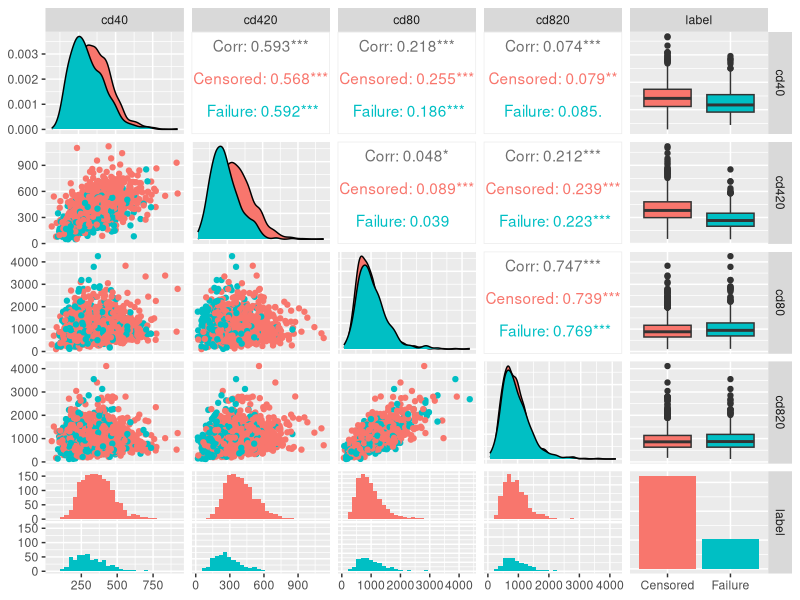
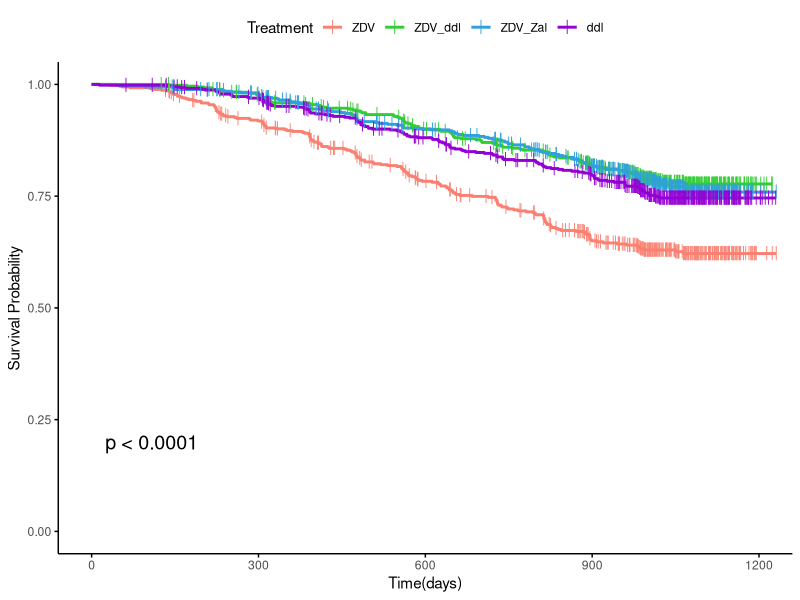
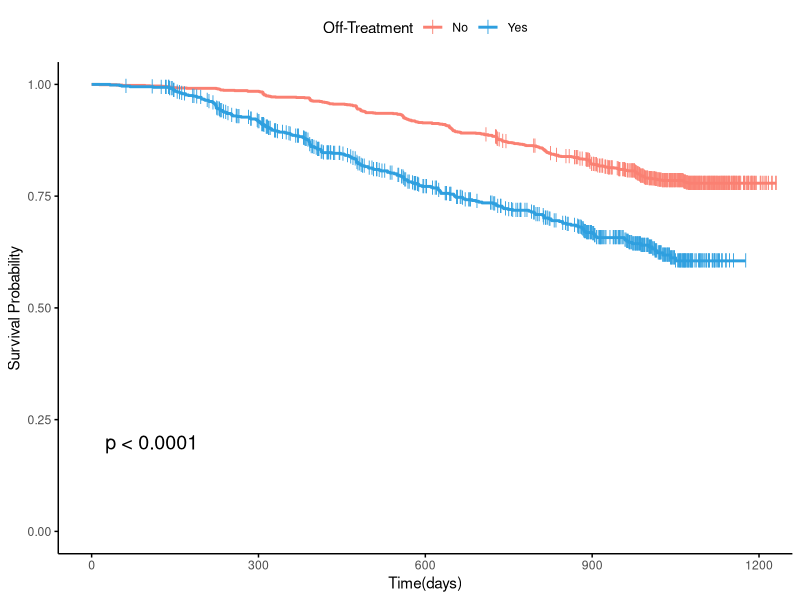
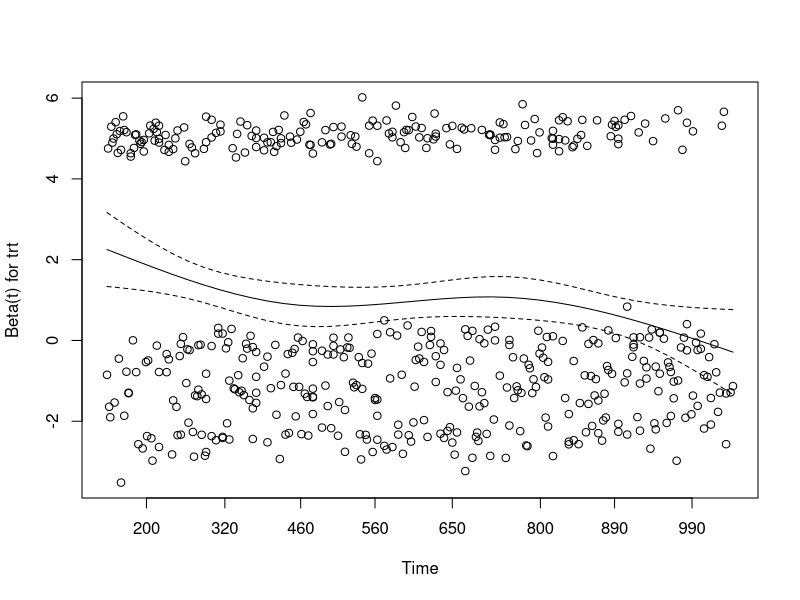
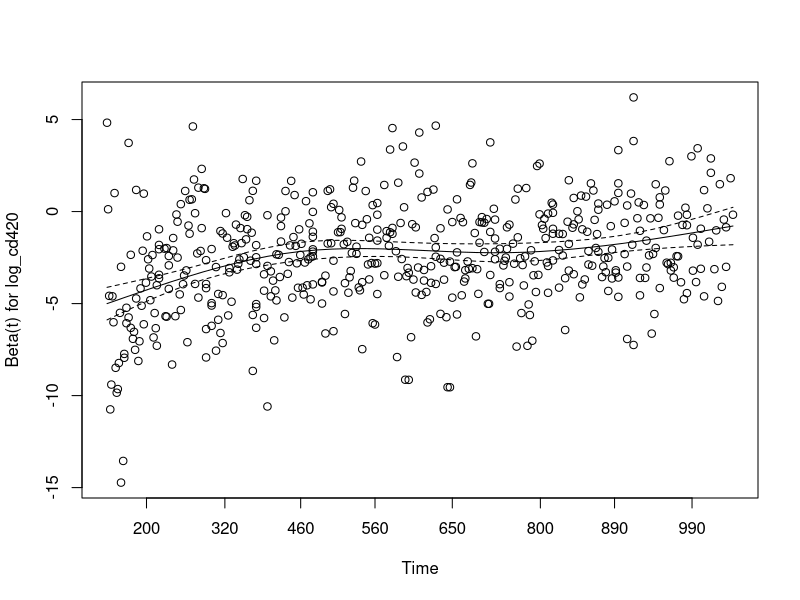

Here is the R script that generated these plots, in order:
###########################################################################
## Project: ACTG 175 Survival Analysis
## Script purpose: R code for project
## Date: 23/11/24
## Author: Rory O'Sullivan 
###########################################################################

setwd("C:/Users/Dell/OneDrive/Desktop/LK296/LK296 SEM1/MS6071 R for Data Science/Project")
library(tidyverse)
library(survival)
library(survminer)
library(car) # vif
library(GGally)

df <- read_csv('AIDS_ClinicalTrial_GroupStudy175.csv')
df.full <- df
###########################################################################
#
# Factoring and Labelling data
#
# Note: more is done after eda so that part of eda will work, it is noted below
###########################################################################

# trt treatment indicator (0 = ZDV only;
# 1 = ZDV + ddI, 2 = ZDV + Zal, 3 = ddI only)
# table(trt)
df$trt <- factor(df$trt, levels = c("0", "1", "2", "3"), 
                 labels = c(".ZDV", ".ZDV_ddI", ".ZDV_Zal", ".ddI"))
df$trt <- relevel(df$trt, ref = ".ZDV")

# karnof: Karnofsky score (on a scale of 0-100)
df$karnof <- factor(df$karnof, levels = c("70", "80", "90", "100"), 
                    labels = c(".70", ".80", ".90", ".100"))
df$karnof <- relevel(df$karnof, ref = ".100")

#  strat:  antiretroviral history stratification 
# 1 = 'Antiretroviral Naive',
# 2 = '> 1 but <= 52 weeks of prior antiretroviral therapy',
# 3 = '> 52 weeks'
df$strat <- factor(df$strat, levels = c("1", "2", "3"),
                   labels = c("Naive", "Under_year", "Year_plus"))
df$strat <- relevel(df$strat, ref = "Naive")


# label: censoring indicator (1 = failure, 0 = censoring)

################################ Removing outliers #############################
indices_zero <- which(df$cd40 == 0)
# Patients 217, 218 and 724 have CD40 of 0, these will be removed
df <- df[-c(217, 218,724), ]
attach(df)

# Very large outlier
#max(cd820)
cd820_index <- which.max(cd820)
#cd820_index
df <- df[-(cd820_index), ]

# Very large outlier again
attach(df)
#max(cd40)
cd40_index <- which.max(cd40)
#cd40_index
df <- df[-(cd40_index), ]

# remove one outlier from cd80
attach(df)
lowest_values <- sort(cd80, na.last = TRUE)[1:5]
index_of_min <- which.min(df$cd80)
#index_of_min
df <- df[-index_of_min, ]

# view final df
#dim(df)
#str(df)
attach(df)

###########################################################################
#
# Exploratory Data Analysis
#
###########################################################################

# gets mean and sd of all numeric variables
numeric_cols <- c("time", "age", "wtkg", "preanti", "cd40", "cd420",
                  "cd80", "cd820")
mean_sd <- sapply(numeric_cols, function(col) {
  mean <- mean(df[[col]], na.rm = TRUE)    
  sd <- sd(df[[col]], na.rm = TRUE)     
  sprintf("%.2f (%.2f)", mean, sd) 
})
print(mean_sd)

# prints count of all levels in multilevel categorical vars
categorical_cols <- c("trt", "karnof", "strat")
counts <- sapply(categorical_cols, function(col) table(df[[col]]))
print(counts)

# prints count of positive class in var along with proportion of df
binary_cols <- setdiff(names(df), c(numeric_cols, categorical_cols))
pos_counts <- sapply(binary_cols, function(col) {
  count <- sum(df[[col]] == 1, na.rm = TRUE)    
  percentage <- (count / 2133) * 100     
  sprintf("%d (%.1f)", count, percentage) 
})
print(pos_counts)

# eda plot
cd.df <- df[,c("cd40", "cd420", "cd80", "cd820", "label")]
cd.df$label <- factor(cd.df$label, levels = c("0", "1"), 
                      labels = c("Censored", "Failure"))

cd.pairs <- ggpairs(cd.df,
                    aes(colour=label) )
cd.pairs

########### more refactoring and relabelling ##################

# quite messy but refactoring and labelling binary vars here as if did before the
# eda, the binary cols wouldnt work as theyd be factors, not binary

# hemo: hemophilia (0=no, 1=yes)
df$hemo <- factor(df$hemo, levels = c("0", "1"), 
                  labels = c(".no", ".yes"))
# homo: sexual orientation, homosexual activity (0=no, 1=yes)
df$homo <- factor(df$homo, levels = c("0", "1"), 
                  labels = c(".no", ".yes"))
# drugs: history of IV drug use (0=no, 1=yes)
df$drugs <- factor(df$drugs, levels = c("0", "1"), 
                   labels = c(".no", ".yes"))

# race: race (0=White, 1=non-white)
df$race <- factor(df$race, levels = c("0", "1"), 
                  labels = c(".white", ".non-white"))

# gender: (0=F, 1=M)
df$gender <- factor(df$gender, levels = c("0", "1"), 
                    labels = c(".female", ".male"))

# str2: antiretroviral history (0=naive, 1=experienced
df$str2 <- factor(df$str2, levels = c("0", "1"), 
                  labels = c(".naive", ".experienced"))

# symptom: symptomatic indicator (0=asymp, 1=symp)
df$symptom <- factor(df$symptom, levels = c("0", "1"), 
                     labels = c(".asymptomatic", ".symptomatic"))

# offtrt:  indicator of off-trt before 96+/-5 weeks (0=no,1=yes)
df$offtrt <- factor(df$offtrt, levels = c("0", "1"), 
                    labels = c(".no", ".yes"))

attach(df)
###########################################################################
#
# Results
#
###########################################################################


############################## Kaplan Meier ###############################

# Kap meier for trt
fit.trt <- survfit(Surv(time, label) ~ trt, data = df)
ggsurvplot(
  fit.trt, 
  data = df, 
  size = 1.0,                 
  palette = 
    c("salmon", "limegreen", "#2E9FDF", "darkviolet"),
  legend.title = "Treatment",
  legend.labs = c("ZDV", "ZDV_ddl", "ZDV_Zal", "ddl"),
  xlab = ("Time(days)"),
  ylab = ("Survival Probability"),
  conf.int = FALSE,          
  pval = TRUE,              
  ggtheme = theme_classic(),
  censor.shape="|", 
  censor.size = 3.5,
)

# Kap meier for offtrt
fit.offtrt <- survfit(Surv(time, label) ~ offtrt, data = df)
ggsurvplot(
  fit.offtrt, 
  data = df, 
  size = 1.0,                 
  palette = 
    c("salmon","#2E9FDF"),
  legend.title = "Off-Treatment",
  legend.labs = c("No", "Yes"),
  xlab = ("Time(days)"),
  ylab = ("Survival Probability"),
  conf.int = FALSE,          
  pval = TRUE,              
  ggtheme = theme_classic(),
  censor.shape="|", 
  censor.size = 3.5,
)

############################## Modelling ###############################

# Log Rank for shortlisting
logrank.test <- survdiff(Surv(time, label) ~ str2, data = df)
logrank.test

# Cox prop hazards for shortlisting
fit.cox <- coxph(Surv(time, label) ~ drugs, data = df)
summary(fit.cox)

#################################################################
# Baseline Model

# logging these variables due to long tails
df$log_cd80 <- log(df$cd80)  
df$log_cd40 <- log(df$cd40)  
df$log_cd820 <- log(df$cd820)  
df$log_cd420 <- log(df$cd420)  
attach(df)

fit.baseline <- coxph(Surv(time, label) ~ trt + drugs + symptom  + log_cd40 +
                        log_cd80 + str2 + karnof  , data = df)
fit.baseline
summary(fit.baseline)

vif(fit.baseline) # nothing sig

AIC(fit.baseline)

# Check proportional hazards assumption
cox_zph_fit_baseline <- cox.zph(fit.baseline)
plot(cox_zph_fit_baseline, var = "trt", resid = TRUE)
print(cox_zph_fit_baseline)

##################################
# Updated model
fit.updated.full <- coxph(Surv(time, label) ~ trt + drugs + symptom + log_cd420 +
                            log_cd820 + str2 + karnof  + offtrt, data = df)
fit.updated.full
summary(fit.updated.full)

vif(fit.updated.full) # nothing sig
AIC(fit.updated.full)

cox_zph_fit_updated.full <- cox.zph(fit.updated.full)
print(cox_zph_fit_updated.full)

##################################
# Final model

fit.updated <- coxph(Surv(time, label) ~ trt  + symptom + log_cd420 +
                       log_cd820 + offtrt + log_cd40, data = df)
fit.updated
summary(fit.updated)

vif(fit.updated) # nothing sig
AIC(fit.updated)

cox_zph_fit_updated <- cox.zph(fit.updated)
print(cox_zph_fit_updated)
plot(cox_zph_fit_updated, var = "log_cd420")


